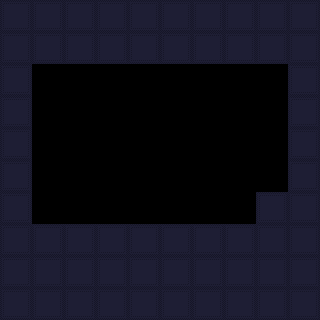

This game map was drawn from its Tiled (.tmx) file and the tilesets committed beside it. A one-line description and the full map source follow:
An orthogonal 10x10 tile map with 32x32 px tiles, 1 tile layer (Tile Layer 1) and 4 objects.

<map version="1.2" tiledversion="1.3.5" orientation="orthogonal" renderorder="right-down" width="10" height="10" tilewidth="32" tileheight="32" infinite="0" nextlayerid="3" nextobjectid="10">
 <editorsettings>
  <export target="room_8_5.lua" format="lua" />
 </editorsettings>
 <tileset firstgid="1" source="../allTiles.tsx" />
 <layer id="1" name="Tile Layer 1" width="10" height="10">
  <data encoding="csv">
1,1,1,1,1,1,1,1,1,1,
1,1,1,1,1,1,1,1,1,1,
1,0,0,0,0,0,0,0,0,1,
1,0,0,0,0,0,0,0,0,1,
1,0,0,0,0,0,0,0,0,1,
1,0,0,0,0,0,0,0,0,1,
1,0,0,0,0,0,0,0,1,1,
1,1,1,1,1,1,1,1,1,1,
1,1,1,1,1,1,1,1,1,1,
1,1,1,1,1,1,1,1,1,1
</data>
 </layer>
 <objectgroup id="2" name="Object Layer 1">
  <object id="1" gid="3" x="224" y="224" width="32" height="32" />
  <object id="2" gid="3" x="192" y="224" width="32" height="32" />
  <object id="3" gid="3" x="160" y="224" width="32" height="32" />
  <object id="6" gid="2" x="32" y="224" width="32" height="32" />
 </objectgroup>
</map>
